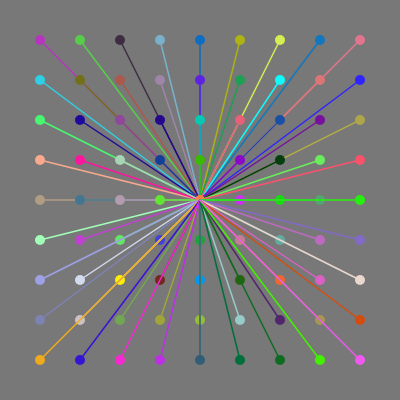
Frame 1 (no input)
Frame 60 (no input): identical to frame 1, image omitted
Frame 120 (the mouse pressed at the canvas centre since frame 60): identical to frame 1, image omitted

The p5.js sketch that drew this single still picture (run headless with seeded random() and noise() and a simulated clock; from frame 60 on, the mouse is pressed at the canvas centre):

// p5.js sketch
// ── sketch.js
var r, g, b;
var countX 
var countY
countX = 0;
countY = 0;

function setup() {
      createCanvas(400, 400);
      background(120);
  }

  function draw(){
  
      for(let y = height/10; countY < 9; y = y + height/10){
        countY = countY + 1;
        countX = 0;
          for(let x = width/10; countX < 9; x = x + width/10){
            countX = countX + 1;
             strokeWeight(10);
             r = random(255)
             g = random(255)
             b = random(255)
             stroke(r, g, b);
              point(x,y);  
          
            
            strokeWeight(1.5);
              line(x,y, width/2, height/2);
          }
      }
  }
